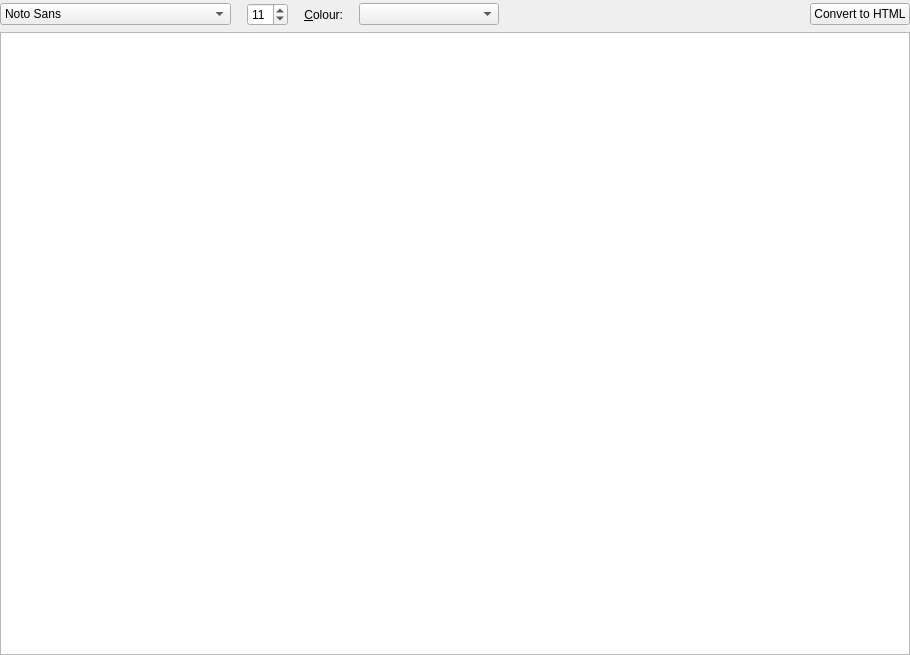
           <widget class="QWidget" name="tab_Notes">
            <property name="minimumSize">
             <size>
              <width>910</width>
              <height>655</height>
             </size>
            </property>
            <attribute name="title">
             <string>&amp;Notes</string>
            </attribute>
            <attribute name="whatsThis">
             <string notr="true">NOTES</string>
            </attribute>
            <layout class="QVBoxLayout" name="vlayout_Notes">
             <property name="leftMargin">
              <number>0</number>
             </property>
             <property name="topMargin">
              <number>3</number>
             </property>
             <property name="rightMargin">
              <number>0</number>
             </property>
             <property name="bottomMargin">
              <number>0</number>
             </property>
             <item>
              <layout class="QHBoxLayout" name="hlayout_Notes" stretch="0,0,0,0,0,0">
               <property name="spacing">
                <number>16</number>
               </property>
               <item>
                <widget class="QFontComboBox" name="combo_Notes_Font">
                 <property name="minimumSize">
                  <size>
                   <width>200</width>
                   <height>0</height>
                  </size>
                 </property>
                 <property name="editable">
                  <bool>false</bool>
                 </property>
                 <property name="currentText">
                  <string>Noto Sans</string>
                 </property>
                 <property name="maxVisibleItems">
                  <number>15</number>
                 </property>
                </widget>
               </item>
               <item>
                <widget class="QSpinBox" name="spin_Notes_FontSize">
                 <property name="minimumSize">
                  <size>
                   <width>35</width>
                   <height>0</height>
                  </size>
                 </property>
                 <property name="minimum">
                  <number>3</number>
                 </property>
                 <property name="maximum">
                  <number>50</number>
                 </property>
                 <property name="value">
                  <number>11</number>
                 </property>
                </widget>
               </item>
               <item>
                <widget class="QLabel" name="label_NotesColour">
                 <property name="text">
                  <string>&amp;Colour:</string>
                 </property>
                 <property name="alignment">
                  <set>Qt::AlignRight|Qt::AlignTrailing|Qt::AlignVCenter</set>
                 </property>
                 <property name="buddy">
                  <cstring>combo_Notes_Colour</cstring>
                 </property>
                </widget>
               </item>
               <item>
                <widget class="QComboBox" name="combo_Notes_Colour">
                 <property name="minimumSize">
                  <size>
                   <width>140</width>
                   <height>0</height>
                  </size>
                 </property>
                 <property name="maxVisibleItems">
                  <number>15</number>
                 </property>
                </widget>
               </item>
               <item>
                <spacer name="hSpacer_Notes">
                 <property name="orientation">
                  <enum>Qt::Horizontal</enum>
                 </property>
                 <property name="sizeType">
                  <enum>QSizePolicy::MinimumExpanding</enum>
                 </property>
                 <property name="sizeHint" stdset="0">
                  <size>
                   <width>90</width>
                   <height>20</height>
                  </size>
                 </property>
                </spacer>
               </item>
               <item>
                <widget class="QPushButton" name="btn_ConvertToText">
                 <property name="text">
                  <string>Convert to HTML</string>
                 </property>
                </widget>
               </item>
              </layout>
             </item>
             <item>
              <widget class="QTextEdit" name="textedit_Notes">
               <property name="font">
                <font>
                 <pointsize>11</pointsize>
                </font>
               </property>
               <property name="lineWidth">
                <number>0</number>
               </property>
               <property name="lineWrapMode">
                <enum>QTextEdit::NoWrap</enum>
               </property>
               <property name="html">
                <string>&lt;!DOCTYPE HTML PUBLIC &quot;-//W3C//DTD HTML 4.0//EN&quot; &quot;http://www.w3.org/TR/REC-html40/strict.dtd&quot;&gt;
&lt;html&gt;&lt;head&gt;&lt;meta name=&quot;qrichtext&quot; content=&quot;1&quot; /&gt;&lt;meta charset=&quot;utf-8&quot; /&gt;&lt;style type=&quot;text/css&quot;&gt;
p, li { white-space: pre-wrap; }
hr { height: 1px; border-width: 0; }
li.unchecked::marker { content: &quot;\2610&quot;; }
li.checked::marker { content: &quot;\2612&quot;; }
&lt;/style&gt;&lt;/head&gt;&lt;body style=&quot; font-family:'Segoe UI'; font-size:11pt; font-weight:400; font-style:normal;&quot;&gt;
&lt;p style=&quot;-qt-paragraph-type:empty; margin-top:0px; margin-bottom:0px; margin-left:0px; margin-right:0px; -qt-block-indent:0; text-indent:0px;&quot;&gt;&lt;br /&gt;&lt;/p&gt;&lt;/body&gt;&lt;/html&gt;</string>
               </property>
              </widget>
             </item>
            </layout>
           </widget>
